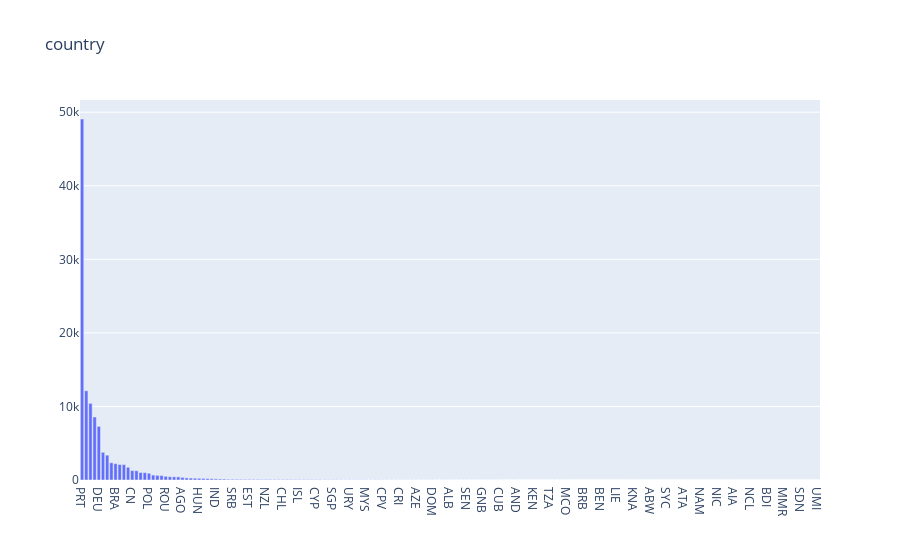

This figure's notebook cell:
### Code cell
#宿泊客がどこの国だったかの可視化
trace=go.Bar(
                        x=df['country'].value_counts().index,
                        y=df['country'].value_counts(),
                        name='Country')
layout=go.Layout(title='country',
                                legend=dict(orientation='h'))

data=[trace]
fig=go.Figure(data,layout)
iplot(fig)

### Figure 1 — Plotly figure (JSON) as saved in the notebook; plotly's stock layout.template omitted (floating-point values rounded to 4 significant figures; data arrays with more than 128 entries replaced by an {"elided": "..."} marker saying what was removed)
{"data": [{"name": "Country", "type": "bar", "x": {"elided": "177 str values"}, "y": {"elided": "177 int values"}}], "layout": {"autosize": true, "legend": {"orientation": "h"}, "title": {"text": "country"}, "xaxis": {"autorange": true, "range": [-0.5, 176.5], "type": "category"}, "yaxis": {"autorange": true, "range": [0, 51660.0], "type": "linear"}}}
